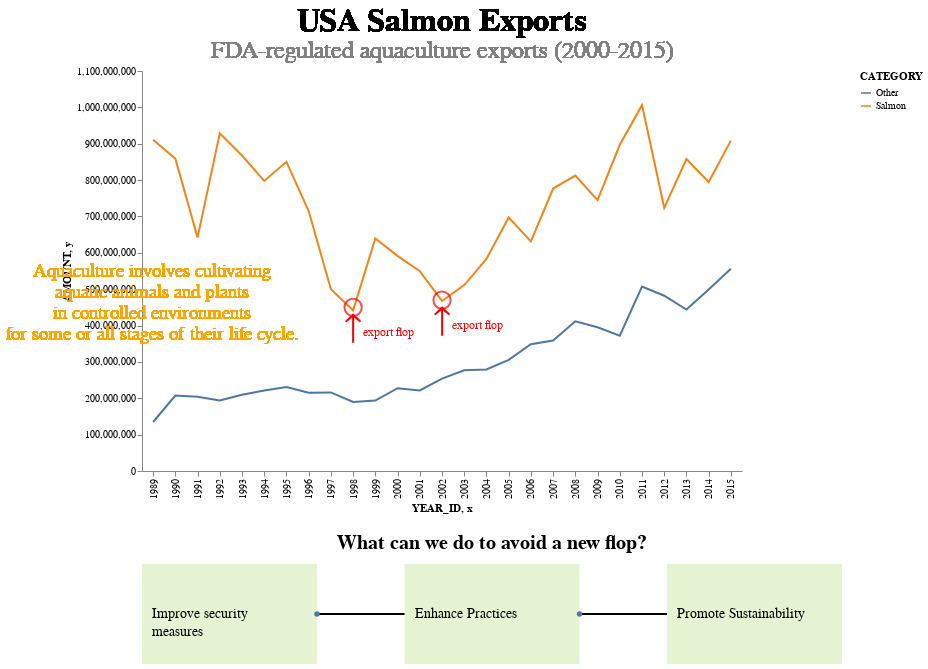

Write notebook code for a chart like this one.
### Code cell
chart = pn.Story(df, width=600, height=400
).mark_line(
).encode(
        x='YEAR_ID:O',
        y='AMOUNT:Q',
        color='CATEGORY:N'
).add_context(
    text=["Aquaculture involves cultivating", "aquatic animals and plants", "in controlled environments", "for some or all stages of their life cycle."],
    position="left", 
    color="orange"
).add_title(
        "USA Salmon Exports",
        "FDA-regulated aquaculture exports (2000-2015)"
).add_annotation(
        x_point=1998, 
        y_point=450000000,
        annotation_text="export flop",
        arrow_direction='up',
        arrow_color='red',
        arrow_dy=23,
        label_dy=20,
        label_dx=10,
        label_color='red',
        show_point=True,
        point_color='red',
        point_size=300
).add_annotation(
        x_point=2002, 
        y_point=470000000,
        annotation_text="export flop",
        arrow_direction='up',
        arrow_color='red',
        arrow_dy=23,
        label_dy=20,
        label_dx=10,
        label_color='red',
        show_point=True,
        point_color='red',
        point_size=300
).add_next_steps(
        type='line_steps',
        texts=[
            ["Improve security", "measures"],
            "Enhance Practices",
            "Promote Sustainability"
        ],
        title="What can we do to avoid a new flop?",
        primary_color="orange"
)

chart.render().configure_axis(grid=False).configure_view(strokeWidth=0)

### Figure 1 — Vega-Lite specification as saved in the notebook (floating-point values rounded to 4 significant figures)
{"config": {"view": {"continuousWidth": 300, "continuousHeight": 300, "strokeWidth": 0}, "axis": {"grid": false}}, "vconcat": [{"layer": [{"mark": {"type": "line"}, "encoding": {"color": {"field": "CATEGORY", "type": "nominal"}, "x": {"field": "YEAR_ID", "type": "ordinal"}, "y": {"field": "AMOUNT", "type": "quantitative"}}}, {"mark": {"type": "text", "align": "center", "angle": 0, "baseline": "middle", "color": "orange", "font": "Arial", "fontSize": 19, "text": ["Aquaculture involves cultivating", "aquatic animals and plants", "in controlled environments", "for some or all stages of their life cycle."]}, "encoding": {"x": {"value": 10}, "y": {"value": 200.0}}}, {"layer": [{"mark": {"type": "text", "align": "center", "color": "black", "font": "Arial", "fontSize": 32, "fontWeight": "bold", "text": "USA Salmon Exports"}, "encoding": {"x": {"value": 300.0}, "y": {"value": -50}}}, {"mark": {"type": "text", "align": "center", "color": "gray", "font": "Arial", "fontSize": 24, "text": "FDA-regulated aquaculture exports (2000-2015)"}, "encoding": {"x": {"value": 300.0}, "y": {"value": -20}}}]}, {"layer": [{"mark": {"type": "point", "color": "red", "size": 300}, "encoding": {"x": {"field": "x", "type": "ordinal"}, "y": {"field": "y", "type": "quantitative"}}}, {"mark": {"type": "text", "color": "red", "dx": 0, "dy": 23, "fontSize": 40, "text": "↑"}, "encoding": {"x": {"field": "x", "type": "ordinal"}, "y": {"field": "y", "type": "quantitative"}}}, {"mark": {"type": "text", "align": "left", "baseline": "top", "color": "red", "dx": 10, "dy": 20, "fontSize": 12, "text": "export flop"}, "encoding": {"x": {"field": "x", "type": "ordinal"}, "y": {"field": "y", "type": "quantitative"}}}], "data": {"name": "data-3ee8ff814a31f5ee67f334a507567a96"}}, {"layer": [{"mark": {"type": "point", "color": "red", "size": 300}, "encoding": {"x": {"field": "x", "type": "ordinal"}, "y": {"field": "y", "type": "quantitative"}}}, {"mark": {"type": "text", "color": "red", "dx": 0, "dy": 23, "fontSize": 40, "text": "↑"}, "encoding": {"x": {"field": "x", "type": "ordinal"}, "y": {"field": "y", "type": "quantitative"}}}, {"mark": {"type": "text", "align": "left", "baseline": "top", "color": "red", "dx": 10, "dy": 20, "fontSize": 12, "text": "export flop"}, "encoding": {"x": {"field": "x", "type": "ordinal"}, "y": {"field": "y", "type": "quantitative"}}}], "data": {"name": "data-b13c1d2fbe8e79b47bab449cc7d35c22"}}], "data": {"name": "data-d54c9dc0e4d89d4d53900fff6ef15ddf"}, "height": 400, "width": 600}, {"hconcat": [{"layer": [{"data": {"name": "data-f2bb219ce0826dc53413a6ba333479ba"}, "mark": {"type": "rect", "color": "#80C11E", "opacity": 0.2}, "encoding": {"x": {"axis": null, "field": "x", "type": "quantitative"}, "x2": {"field": "x2"}, "y": {"axis": null, "field": "y", "type": "quantitative"}, "y2": {"field": "y2"}}}, {"data": {"name": "data-0af0702ef1946201712e6387726fa7af"}, "mark": {"type": "line", "point": true, "strokeWidth": 2}, "encoding": {"x": {"axis": null, "field": "x", "type": "quantitative"}, "x2": {"field": "x2"}, "y": {"axis": null, "field": "y", "type": "quantitative"}, "y2": {"field": "y2"}}}, {"data": {"name": "data-f2bb219ce0826dc53413a6ba333479ba"}, "mark": {"type": "text", "align": "left", "color": "black", "dx": 10, "font": "Arial", "fontSize": 14, "lineHeight": 18}, "encoding": {"text": {"field": "text", "type": "nominal"}, "x": {"axis": null, "field": "x", "type": "quantitative"}, "y": {"axis": null, "field": "y_half", "type": "quantitative"}}, "transform": [{"calculate": "datum.y2/2", "as": "y_half"}]}], "height": 100, "title": {"text": ["What can we do to avoid a new flop?"], "color": "black", "font": "Arial", "fontSize": 19.6, "offset": 10}, "width": 700}]}], "$schema": "https://vega.github.io/schema/vega-lite/v5.16.3.json", "datasets": {"data-d54c9dc0e4d89d4d53900fff6ef15ddf": [{"YEAR_ID": 1989, "CATEGORY": "Other", "AMOUNT": 134753682}, {"YEAR_ID": 1989, "CATEGORY": "Salmon", "AMOUNT": 911009810}, {"YEAR_ID": 1990, "CATEGORY": "Other", "AMOUNT": 207454132}, {"YEAR_ID": 1990, "CATEGORY": "Salmon", "AMOUNT": 858968163}, {"YEAR_ID": 1991, "CATEGORY": "Other", "AMOUNT": 204126012}, {"YEAR_ID": 1991, "CATEGORY": "Salmon", "AMOUNT": 641862173}, {"YEAR_ID": 1992, "CATEGORY": "Other", "AMOUNT": 194118519}, {"YEAR_ID": 1992, "CATEGORY": "Salmon", "AMOUNT": 928945058}, {"YEAR_ID": 1993, "CATEGORY": "Other", "AMOUNT": 209428765}, {"YEAR_ID": 1993, "CATEGORY": "Salmon", "AMOUNT": 867664718}, {"YEAR_ID": 1994, "CATEGORY": "Other", "AMOUNT": 221135767}, {"YEAR_ID": 1994, "CATEGORY": "Salmon", "AMOUNT": 797635772}, {"YEAR_ID": 1995, "CATEGORY": "Other", "AMOUNT": 231208173}, {"YEAR_ID": 1995, "CATEGORY": "Salmon", "AMOUNT": 850162047}, {"YEAR_ID": 1996, "CATEGORY": "Other", "AMOUNT": 215282007}, {"YEAR_ID": 1996, "CATEGORY": "Salmon", "AMOUNT": 715032653}, {"YEAR_ID": 1997, "CATEGORY": "Other", "AMOUNT": 216053711}, {"YEAR_ID": 1997, "CATEGORY": "Salmon", "AMOUNT": 499693017}, {"YEAR_ID": 1998, "CATEGORY": "Other", "AMOUNT": 189856169}, {"YEAR_ID": 1998, "CATEGORY": "Salmon", "AMOUNT": 441889691}, {"YEAR_ID": 1999, "CATEGORY": "Other", "AMOUNT": 193728083}, {"YEAR_ID": 1999, "CATEGORY": "Salmon", "AMOUNT": 639649463}, {"YEAR_ID": 2000, "CATEGORY": "Other", "AMOUNT": 227563153}, {"YEAR_ID": 2000, "CATEGORY": "Salmon", "AMOUNT": 591520775}, {"YEAR_ID": 2001, "CATEGORY": "Other", "AMOUNT": 221503371}, {"YEAR_ID": 2001, "CATEGORY": "Salmon", "AMOUNT": 549516770}, {"YEAR_ID": 2002, "CATEGORY": "Other", "AMOUNT": 253939363}, {"YEAR_ID": 2002, "CATEGORY": "Salmon", "AMOUNT": 467626146}, {"YEAR_ID": 2003, "CATEGORY": "Other", "AMOUNT": 277089924}, {"YEAR_ID": 2003, "CATEGORY": "Salmon", "AMOUNT": 511181512}, {"YEAR_ID": 2004, "CATEGORY": "Other", "AMOUNT": 279294428}, {"YEAR_ID": 2004, "CATEGORY": "Salmon", "AMOUNT": 583211065}, {"YEAR_ID": 2005, "CATEGORY": "Other", "AMOUNT": 305543668}, {"YEAR_ID": 2005, "CATEGORY": "Salmon", "AMOUNT": 697072181}, {"YEAR_ID": 2006, "CATEGORY": "Other", "AMOUNT": 348509965}, {"YEAR_ID": 2006, "CATEGORY": "Salmon", "AMOUNT": 631569842}, {"YEAR_ID": 2007, "CATEGORY": "Other", "AMOUNT": 359010019}, {"YEAR_ID": 2007, "CATEGORY": "Salmon", "AMOUNT": 776790229}, {"YEAR_ID": 2008, "CATEGORY": "Other", "AMOUNT": 411638713}, {"YEAR_ID": 2008, "CATEGORY": "Salmon", "AMOUNT": 812449912}, {"YEAR_ID": 2009, "CATEGORY": "Other", "AMOUNT": 395256632}, {"YEAR_ID": 2009, "CATEGORY": "Salmon", "AMOUNT": 744659898}, {"YEAR_ID": 2010, "CATEGORY": "Other", "AMOUNT": 372252703}, {"YEAR_ID": 2010, "CATEGORY": "Salmon", "AMOUNT": 897127858}, {"YEAR_ID": 2011, "CATEGORY": "Other", "AMOUNT": 507415160}, {"YEAR_ID": 2011, "CATEGORY": "Salmon", "AMOUNT": 1006085904}, {"YEAR_ID": 2012, "CATEGORY": "Other", "AMOUNT": 482026635}, {"YEAR_ID": 2012, "CATEGORY": "Salmon", "AMOUNT": 723724185}, {"YEAR_ID": 2013, "CATEGORY": "Other", "AMOUNT": 444154055}, {"YEAR_ID": 2013, "CATEGORY": "Salmon", "AMOUNT": 857953483}, {"YEAR_ID": 2014, "CATEGORY": "Other", "AMOUNT": 499395664}, {"YEAR_ID": 2014, "CATEGORY": "Salmon", "AMOUNT": 794630807}, {"YEAR_ID": 2015, "CATEGORY": "Other", "AMOUNT": 556406953}, {"YEAR_ID": 2015, "CATEGORY": "Salmon", "AMOUNT": 908469003}], "data-3ee8ff814a31f5ee67f334a507567a96": [{"x": 1998, "y": 450000000}], "data-b13c1d2fbe8e79b47bab449cc7d35c22": [{"x": 2002, "y": 470000000}], "data-f2bb219ce0826dc53413a6ba333479ba": [{"x": 0, "y": 0, "x2": 10, "y2": 10, "text": ["Improve security", "measures"]}, {"x": 15, "y": 0, "x2": 25, "y2": 10, "text": "Enhance Practices"}, {"x": 30, "y": 0, "x2": 40, "y2": 10, "text": "Promote Sustainability"}], "data-0af0702ef1946201712e6387726fa7af": [{"x": 10, "y": 5.0, "x2": 15, "y2": 5.0}, {"x": 25, "y": 5.0, "x2": 30, "y2": 5.0}]}}
